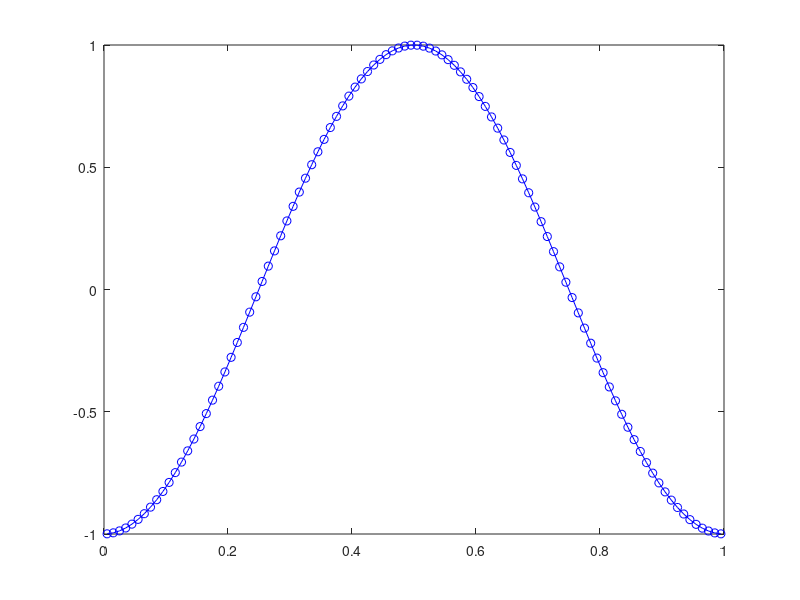
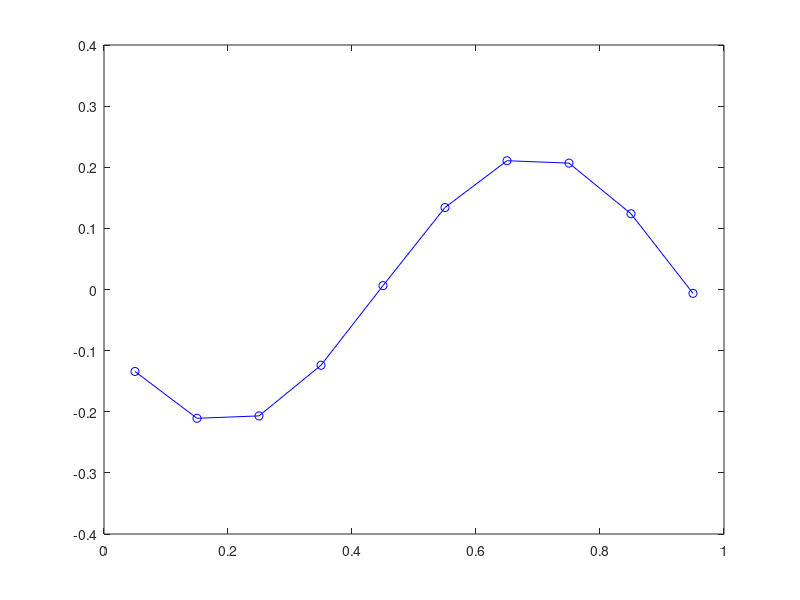
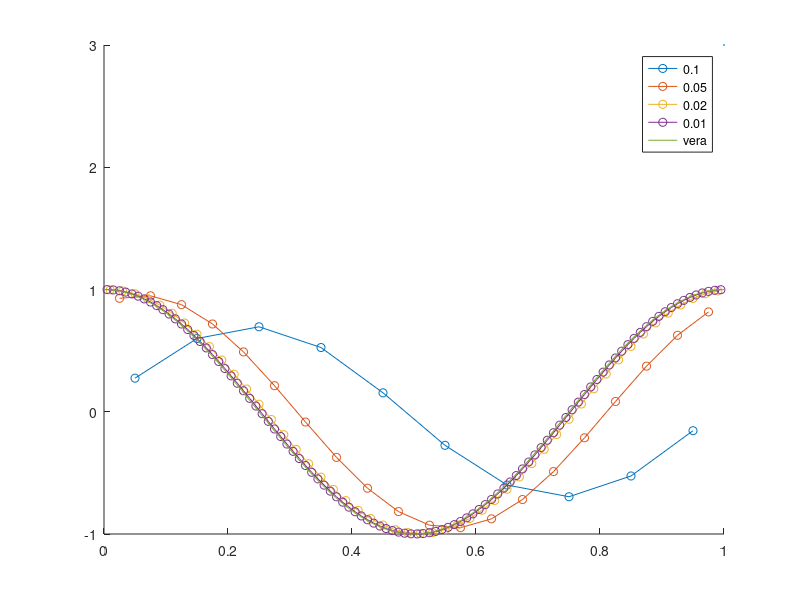
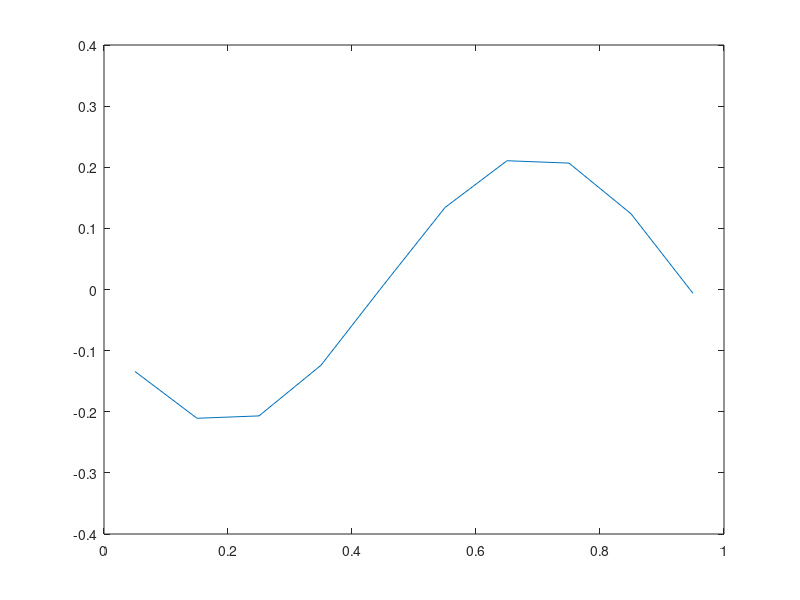

These charts were generated, in order, by the following MATLAB code:
%% 1

clc
clear
close all

f = @(x) cos(2*pi.*x);

Tf = 1;
T0 = 0;
lambda = 1;
a = 0.5;
dx = 0.01;

dt = dx;

passiT = (Tf-T0)/dt;

% mi serve un numero di passi intero (in questo caso non serve)

passiT = ceil(passiT);

% ricalcolo dt (dt nuovo <= dt vecchio)

dt = (Tf-T0)/passiT;

% calcolo le uj di partenza

x0 = 0;
xF = 1;
x = x0:dx:xF;
U = [];
for k=1:length(x)-1
    U(k,1) = 1/dx * integral(f, x(k), x(k+1));
end

xMedi = (x(2:end) + x(1:end-1))/2;
figure
for k=1:passiT
    U_dx = [U(2:end); U(1)];
    U_sx = [U(end); U(1:end-1)];

    U = U - 1/2*lambda*a*(U_dx - U_sx) + 1/2 * (lambda*a)^2 * (U_sx + U_dx - 2*U);
    plot(xMedi, U, "bo-")
    pause(0.01)
end

max(U)


%% 2

clc
clear
close all

a = 0.5;

lambda = 1;

dx = 0.1;
dt = lambda*dx;

tf = 1;
f0 = 0;

nt = tf/dt;

x0 = 0;
xF = 1;
x = x0:dx:xF;
f = @(x) sin(2*pi.*x);

for k = 1:length(x)-1
    U(k,1) = 1/dx * integral(f, x(k), x(k+1));
end

xMedi = (x(2:end) + x(1:end-1))/2;
figure
for k = 1:nt
    U_dx = [U(2:end); U(1)];
    U_sx = [U(end);U(1:end-1)];

    U = 1/2 * (U_sx + U_dx) - 1/2 * lambda * a * (U_sx - U_dx);
plot(xMedi, U, "bo-")
    pause(0.01)
end


max(U)


%% 3
clc
clear
close all


a = 0.5;

t0 = 0;
tf = 10;

x0 = 0;
xf = 1;

lambda_a = 0.5;

lambda = lambda_a/a;
 
figure
hold on
for dx = [0.1 0.05 0.02 0.01]
    x = x0:dx:xf;
    dt = lambda*dx;
    
    f = @(x) cos(2*pi.*x);
    nt = (tf-t0)/dt;
    
    for k = 1:length(x)-1
        U(k,1) = 1/dx * integral(f, x(k), x(k+1));
    end
    
    xMedi = (x(2:end) + x(1:end-1))/2;
    
    for k = 1:nt
        U_sx = [U(end);U(1:end-1)];
        U_dx = [U(2:end); U(1)];
    
        U = U - 1/2 * a *lambda * (U_sx-U_dx) + 1/2 * (lambda * a)^2 * (U_dx + U_sx - 2*U);
        
    end
    size(xMedi)
    size(U)
    plot(xMedi, U, "o-")

    clear U

end

x = linspace(0,1);
u_vera = f(x-a*10);

plot(x, u_vera, LineWidth=3)

legend("0.1", "0.05", "0.02", "0.01", "vera")

%% round 3

%% 1
clc
clear
close all

a = 0.5;

x0 = 0;
xf = 1;

t0 = 0;
tf = 1;

f = @(x) cos(2*pi*x);

dx = 0.01;
lambda = 1;
dt = lambda*dx;
x = x0:dx:xf;
U = [];
for k = 1:length(x)-1
    U(end+1, 1) = 1/dx * integral(f, x(k), x(k+1));
end

% calcolo per verificare che sia numero intero
nt = (tf-t0)/dt;

% lo calcolo per plottare per vedere se è tutto ok
xMedi = (x(2:end) + x(1:end-1))/2;

figure
for t = 1:nt
    U_sx = [U(end); U(1:end-1)];
    U_dx = [U(2:end); U(1)];


    U = U - 1/2*(lambda*a) * (U_sx-U_dx) + 1/2 * (lambda*a)^2*(U_sx - 2*U + U_dx);
    plot(xMedi,U)
    pause(0.01)
end


max(U)


%% 2
clc
clear
close all

t0 = 0;
tf = 1;

x0 = 0;
xf = 1;

a = 0.5;

f = @(x) sin(2*pi.*x);

lambda = 1;
dx = 0.1;

dt = dx*lambda;

x = x0:dx:xf;

U = [];
for k=1:length(x)-1

    U(end+1,1) = 1/dx * integral(f, x(k), x(k+1));
end

nt = (tf-t0)/dt;
xMedi = (x(2:end) + x(1:end-1))/2;

for t=1:nt
    U_sx = [U(end); U(1:end-1)];
    U_dx = [U(2:end); U(1)];

    U = 1/2 * (U_sx + U_dx) - 1/2 * lambda*a*(U_sx - U_dx);
    plot(xMedi,U);
    pause(0.01)
end

max(U)

%% 3
clc
clear
close all



a = 0.5;

lambda = 1;
f = @(x) cos(2*pi.*x);

t0 = 0;
tf = 10;
x0 = 0;
xf = 1;

dx = 0.05;
figure
hold on
for dx = [0.1 0.05 0.02 0.01]
    dt = dx*lambda;

    U = [];
    x = x0:dx:xf;

    for k = 1:length(x)-1
        U(end+1,1) = 1/dx * integral(f, x(k), x(k+1));

    end

    nt = (tf-t0)/dt;

    xMedi = (x(2:end) + x(1:end-1))/2;
    for t = 1:nt
        U_sx = [U(end); U(1:end-1)];
        U_dx = [U(2:end); U(1)];

        U = U - 1/2 * lambda*a*(U_sx-U_dx) + 1/2 * (lambda*a)^2 * (U_sx - 2*U + U_dx);

        
    end
    plot(xMedi,U)
end

x = linspace(x0, xf);
u_esatta = f(x-a*10);

plot(x, u_esatta, LineWidth=2.5)


legend("0.1", "0.05", "0.02", "0.01", "Esatta")
